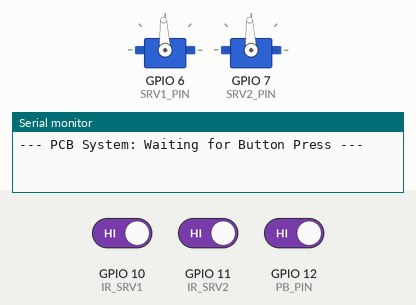
The sketch below on a simulated ESP32-S3. Shown: 2 × servo, the last lines printed to the serial monitor. The test bench sets the inputs (shaded band); at power-on: GPIO 12 (PB_PIN) HIGH, GPIO 10 (IR_SRV1) HIGH, GPIO 11 (IR_SRV2) HIGH.

Above: at 2.2 s.
2.3 s: GPIO 12 (PB_PIN) driven LOW
4.3 s: GPIO 10 (IR_SRV1) driven LOW
At 5.2 s:
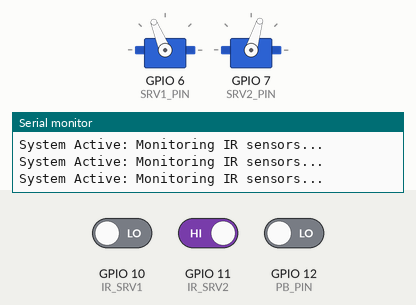
5.8 s: GPIO 10 (IR_SRV1) driven HIGH
At 6.3 s:
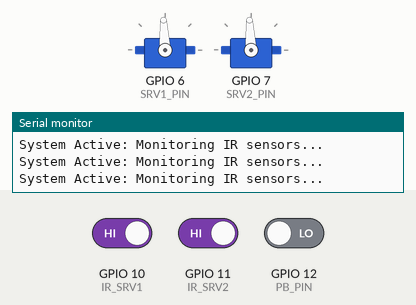
7.3 s: GPIO 11 (IR_SRV2) driven LOW
At 8.7 s:
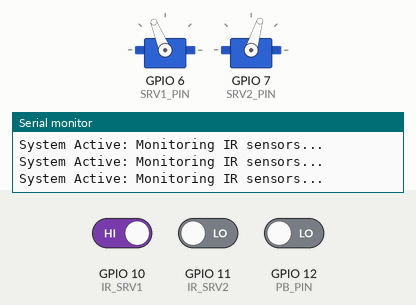
Timing chart, 0 to 9.8 s (numbered marks = the images above; inputs shaded):
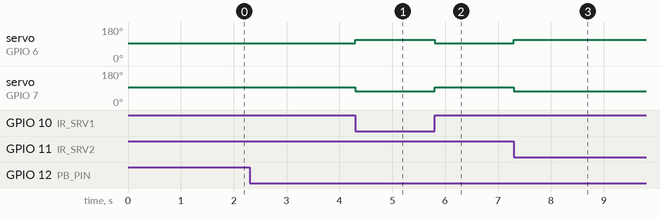

Measured:
- after the input at 4.3 s, servo on GPIO 6 (SRV1_PIN): 93° → 112° at once; servo on GPIO 7 (SRV2_PIN): 93° → 73° at once
- after the input at 5.8 s, servo on GPIO 6 (SRV1_PIN): 112° → 93° at once; servo on GPIO 7 (SRV2_PIN): 73° → 93° at once
- after the input at 7.3 s, servo on GPIO 6 (SRV1_PIN): 93° → 112° at once; servo on GPIO 7 (SRV2_PIN): 93° → 73° at once

The sketch:

pcbtest1and2.ino
```cpp
#include <ESP32Servo.h>

// Pin Definitions
const int PB_PIN = 12;   // Pushbutton
const int IR_SRV1 = 10;  // Forward IR
const int IR_SRV2 = 11;  // Reverse IR
const int SRV1_PIN = 6;  // Servo 1
const int SRV2_PIN = 7;  // Servo 2

// State Variables
bool shuffleEnabled = false;

Servo myServo1;
Servo myServo2;

void setup() {
  Serial.begin(115200);
  delay(1000);
  Serial.println("--- PCB System: Waiting for Button Press ---");

  pinMode(PB_PIN, INPUT);
  pinMode(IR_SRV1, INPUT);
  pinMode(IR_SRV2, INPUT);

  myServo1.attach(SRV1_PIN);
  myServo2.attach(SRV2_PIN);

  myServo1.writeMicroseconds(1500);
  myServo2.writeMicroseconds(1500);
}

void loop() {
  if (digitalRead(PB_PIN) == LOW) {
    if (!shuffleEnabled) {
      shuffleEnabled = true;
      Serial.println("GO: Shuffle Mode Activated");
      delay(500); // Debounce delay
    }
  }

  if (shuffleEnabled) {
    int state1 = digitalRead(IR_SRV1);
    int state2 = digitalRead(IR_SRV2);

    if (state1 == LOW || state2 == LOW) {
      // Card detected Spin motors
      myServo1.writeMicroseconds(1700);
      myServo2.writeMicroseconds(1300);
    }
    else {
      // No card Stop motors
      myServo1.writeMicroseconds(1500);
      myServo2.writeMicroseconds(1500);
    }

    //slow down serial spam
    static unsigned long lastDebug = 0;
    if (millis() - lastDebug > 500) {
      Serial.println("System Active: Monitoring IR sensors...");
      lastDebug = millis();
    }
  }
}
```
